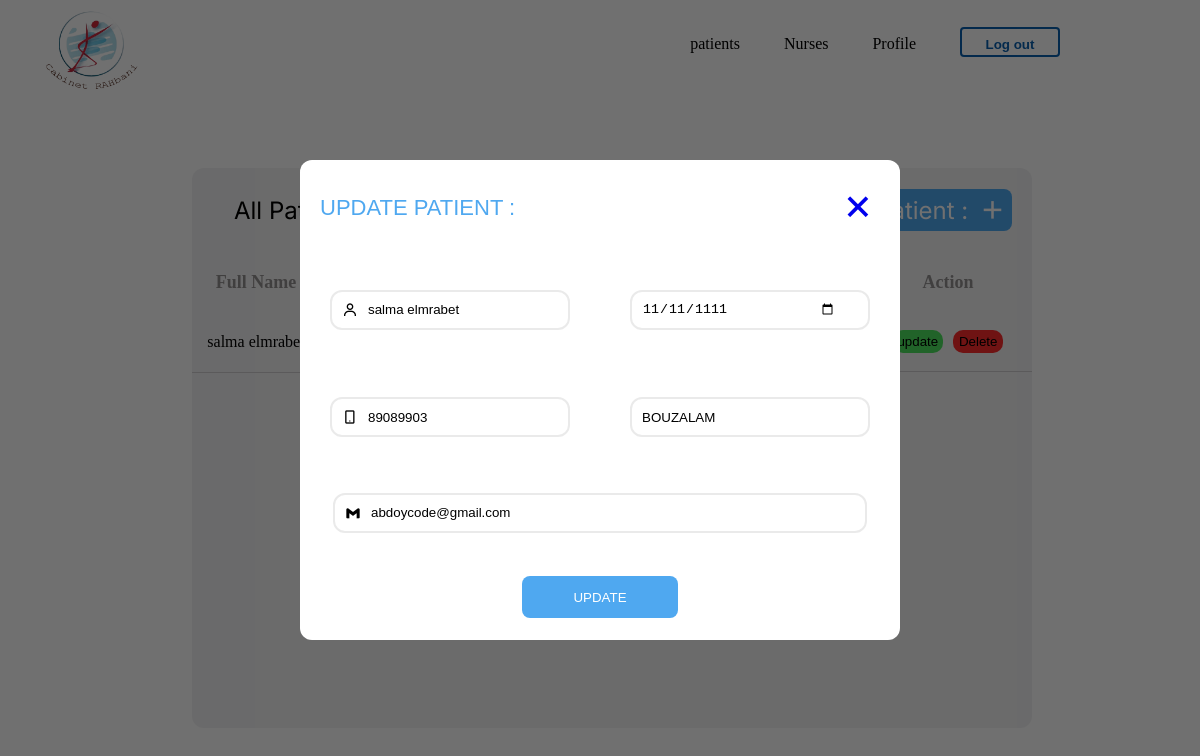
/patient/patient.php?id=6, run on the app's committed database.
### tables this page shows
CREATE TABLE `patients` (
  `id` int(11) NOT NULL,
  `nom` varchar(255) NOT NULL,
  `Prenom` varchar(255) NOT NULL,
  `NM` int(11) NOT NULL,
  `Gmail` varchar(255) NOT NULL,
  `DateNaissance` date NOT NULL,
  `Maladie` varchar(255) NOT NULL
);

### patient/patient.php (the view, shortened to what this page needs)
<!DOCTYPE html>
<html lang="en">
<head>
    <link rel="stylesheet" href="./patient.css">
    <link href='https://unpkg.com/boxicons@2.1.1/css/boxicons.min.css' rel='stylesheet'>
    <link rel="stylesheet" href="../nav_bar_P_N_PR/nav_bar.css">
</head>
<?php include '../Parofil_docteur/connection.php'; ?>
<?php
$sql = ' SELECT * FROM patients ';
$result = mysqli_query($conn, $sql);
$patients = mysqli_fetch_all($result, MYSQLI_ASSOC);
?>
<body>
    <header class="header_doc">
        <div class="nav-bar">
            <img src="../index/logo.png" class="logo" />
            <ul class="menu">
                <li id="hh"><a href="./patient.php">patients</a></li>
                <li id="hh"><a href="../Nurese/firmier.php">Nurses</a></li>
                <li class="active" id="hh"><a href="../Parofil_docteur/profil.php">Profile</a></li>
                <li>
                    <a href="../index/index1.html"> <button class="hoo" type="button">Log out</button></a>
                </li>
            </ul>
        </div>
    </header>
    <main class="gestion_P">
        <div class="header_T">
            <div class="all">All Patient
            </div>
            <div class="ajouter">
                <div class="add">Add Patient :</div>
                <i class='bx bx-plus'></i>
            </div>
        </div>
        <div class="scroll">
            <table class="hi">
                <tr class="HEADER">
                    <th>Full Name</th>
                    <th>Phone </th>
                    <th>Date of birth</th>
                    <th>Gmail</th>
                    <th>Maladie</th>
                    <th class="action_D">Action</th>
                </tr>
                <tbody>
                    <?php foreach ($patients as $patient) { ?>
                        <tr>
                            <td class="a"><?php echo $patient["nom"] . " " . $patient["Prenom"]  ?></td>
                            <td class="b"><?php echo "0" . $patient["NM"]  ?></td>
                            <td class="c"><?php echo $patient["DateNaissance"] ?></td>
                            <td class="d"><?php echo $patient["Gmail"]  ?></td>
                            <td class="e"><?php echo $patient["Maladie"]  ?></td>
                            <td class="action_BOttonat">
                                <form action=<?php echo "patient.php?id=" . $patient["id"]  ?> action="" method="post">
                                    <input type="submit" class="but1" data-id="<?= $patient["id"] ?>" name="modifier" value="update"></input>
                                    <input type="submit" class="but2" name="delete" value="Delete"></input>
                                </form>
                            </td>
                        </tr>
                    <?php } ?>
                </tbody>
            </table>
        </div>
    </main>
    <?php
    if (isset($_GET['id'])) {
        $id = $_GET["id"];
        $sql = " SELECT * FROM patients where id like $id ";
        $resu = mysqli_query($conn, $sql);
        $patients = mysqli_fetch_assoc($resu);
        $fullname = $patients["nom"] . " " . $patients["Prenom"];
        echo '
<div class="update_popap">
<div class="popap">
    <div class="titleee">
        <div class="P_M">UPDATE PATIENT : </div>
       <a href ="../patient/patient.php"> <i class="bx bx-x"></i></a>
    </div>
    <form action="" id="form" method="POST">
        <div class="input1">
            <div><i class="bx bx-user"></i> <input type="text" name="Nname" id="" value="' . $fullname . '" class="A1"></div>
            <div> <input type="date" name="Nbirth" id="" value=' . $patients["DateNaissance"] . ' class="A2"></i></div>
        </div>
        <div class="input2">
            <div><i class="bx bx-mobile-alt"></i> <input type="text" name="Nphone" id="" value=' . $patients["NM"] . ' class="A3"></div>
            <div> <input type="text" name="NWork" id="" value=' . $patients["Maladie"] . '  class="A4" placeholder="Your maladie"  ></div>
        </div>
        <div class="input3">
            <div><i class="bx bxl-gmail"></i> <input type="text" name="NGmail" id="hahahi" value=' . $patients["Gmail"] . ' class="A5" placeholder="Your Email" ></div>
            <input type="submit" id="brak" name="brakkk" value="UPDATE">
        </div>
    </form>
</div>
</div>
';
    }
    ?>
</body>
</html>

### nav_bar_P_N_PR/nav_bar.css (style rules this page uses)
.header_doc { width: 100%; height: 17%; margin-top: -3%; position: fixed; }
.header_doc .nav-bar { width: 100%; height: 17%; position: fixed; padding: 35px 0; display: -webkit-box; display: -ms-flexbox; display: flex; -webkit-box-align: center; -ms-flex-align: center; align-items: center; -webkit-box-pack: justify; -ms-flex-pack: justify; justify-content: space-between; background: #fff; z-index: 10; }
.header_doc .logo { width: 180px; margin-left: 3px; margin-top: 3%; }
.header_doc .menu { display: block; list-style-type: disc; -webkit-margin-before: 1em; margin-block-start: 1em; -webkit-margin-after: 1em; margin-block-end: 1em; -webkit-margin-start: 0px; margin-inline-start: 0px; -webkit-margin-end: 0px; margin-inline-end: 0px; -webkit-padding-start: 40px; padding-inline-start: 40px; margin-right: 10%; margin-top: 3%; gap: 20px; }
.header_doc .nav-bar ul #hh::after { content: ""; height: 2px; width: 0; background: #17076d; position: absolute; bottom: -5px; left: 0; -webkit-transition: 0.5s; transition: 0.5s; }
.header_doc ul li { display: inline-block; list-style: none; margin: 0 20px; position: relative; }
.header_doc ul li a { text-decoration: none; color: black; }
.header_doc .hoo { cursor: pointer; width: 100px; height: 30px; background-color: transparent; border-radius: 4px; border: 2px solid #095fae; color: #095fae; font-weight: bold; padding: 4% 0 0 0; }

### data on the page
patients: nom "salma", Prenom "elmrabet", Nname "salma elmrabet", Nbirth "11/11/1111", Nphone "89089903", NWork "BOUZALAM", NGmail "abdoycode@gmail.com"
